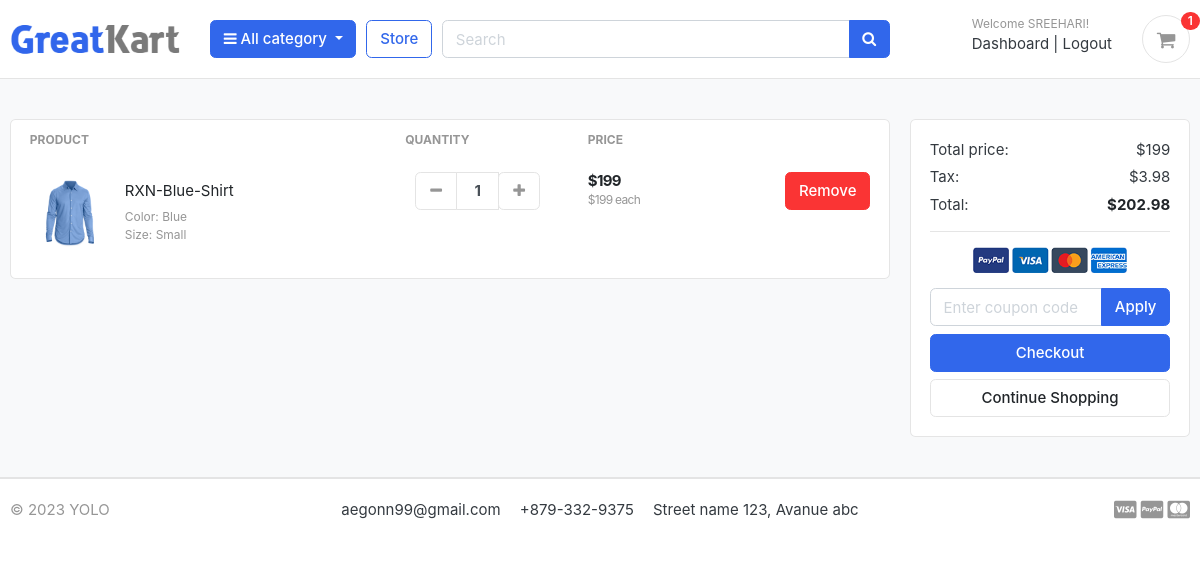
/cart/ (signed in), run on an earlier commit of the app's database.
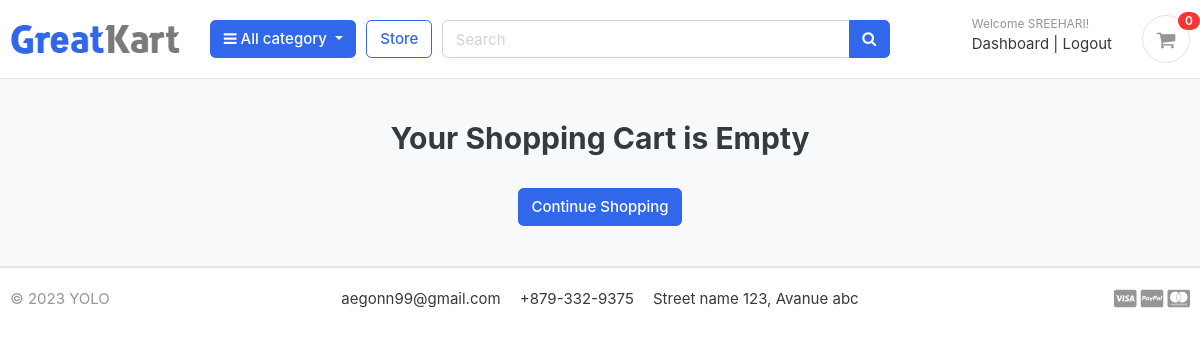
And on a later commit of the database.
### carts/models.py (models this page shows, shortened)
class CartItem(models.Model):
    user = models.ForeignKey(Account, on_delete=models.CASCADE, null=True)
    product = models.ForeignKey(Product, on_delete=models.CASCADE)
    variations = models.ManyToManyField(Variation, blank=True)
    cart = models.ForeignKey(Cart, on_delete=models.CASCADE, null=True)
    quantity = models.IntegerField()
    is_active = models.BooleanField(default=True)
    def sub_total(self):
        return self.product.price*self.quantity

### store/models.py (models this page shows, shortened)
class Product(models.Model):
    product_name = models.CharField(max_length=200, unique=True)
    slug = models.SlugField(max_length=200, unique=True)
    description = models.TextField(max_length=500, blank=True)
    price = models.IntegerField()
    images = models.ImageField(upload_to='photos/products')
    stock = models.IntegerField()
    is_available = models.BooleanField()
    category = models.ForeignKey(Category, on_delete=models.CASCADE)
    created_date = models.DateTimeField(auto_now_add=True)
    modified_date = models.DateTimeField(auto_now_add=True)
    def get_url(self):
        return reverse('product_detail',args=[self.category.slug,self.slug])

class Variation(models.Model):
    variation_category_choice=(
        ('color','color'),
        ('size','size'),
    )
    product=models.ForeignKey(Product,on_delete=models.CASCADE)
    variation_category= models.CharField(max_length=100,choices=variation_category_choice)
    variation_value = models.CharField(max_length=100)
    is_active = models.BooleanField(default=True)
    created_date=models.DateTimeField(auto_now=True)
    objects=VariationManager()

### carts/views.py (the view, shortened to what this page needs)
# urls.py: path('cart/', include('carts.urls')),
def cart(request,total=0, quantity =0 , cart_items=None):
    coupon_obj=None
    try:
        tax=0
        grand_total=0
        if request.user.is_authenticated:
            cart_items=CartItem.objects.filter(user=request.user,is_active=True)
        else:
            cart= Cart.objects.get(cart_id=_cart_id(request))
            cart_items=CartItem.objects.filter(cart=cart,is_active=True)
        for cart_item in cart_items:
            product = Product.objects.get(pk = cart_item.product.id)
            if product.stock<cart_item.quantity:
                cart_item.delete()
                return redirect('cart')
            else:
                total+=(cart_item.product.price * cart_item.quantity)
                quantity+= cart_item.quantity
        tax = (0.02)*(total)
        grand_total=total+tax
    except ObjectDoesNotExist:
        pass
    context={
        'total':total,
        'quantity':quantity,
        'cart_items':cart_items,
        'tax':tax,
        'coupon_obj':coupon_obj,
        'grand_total':grand_total,
    }
    return render(request,'store/cart.html',context)

### carts/context_processors.py (called while the page is built)
def counter(request):
    cart_count = 0
    if 'admin' in request.path:
        return {}
    else:
        try:
            cart = Cart.objects.filter(cart_id=_cart_id(request))
            if request.user.is_authenticated:
                cart_items = CartItem.objects.all().filter(user=request.user)
            else:
                cart_items = CartItem.objects.all().filter(cart=cart[:1])
            for cart_item in cart_items:
                cart_count += cart_item.quantity
        except Cart.DoesNotExist:
            cart_count = 0
    return dict(cart_count=cart_count)

### carts/views.py (called while the page is built)
def _cart_id(request):
    cart=request.session.session_key
    if not cart:
        cart = request.session.create()
    return cart

### category/context_processors.py (called while the page is built)
def menu_links(request):
    links = Category.objects.all()
    return dict(links=links)

### category/models.py (called while the page is built)
    def get_url(self):
            return reverse('products_by_category',args=[self.slug])

### templates/store/cart.html (shortened to what the changed rows need)
{% extends "base.html" %} {% load static %} {% block content %}
<section class="section-content padding-y bg">
  <div class="container">
    {% if not cart_items %}
    <h2 class="text-center">Your Shopping Cart is Empty</h2>
    <br>
    <div class="text-center">
      <a href="{% url 'store' %}" class="btn btn-primary">Continue Shopping</a>
    </div>
    {% else %}
    <div class="row">
      <aside class="col-lg-9">
        <div class="card">
          <table class="table table-borderless table-shopping-cart">
            <thead class="text-muted">
              <tr class="small text-uppercase">
                <th scope="col">Product</th>
                <th scope="col" width="120">Quantity</th>
                <th scope="col" width="120">Price</th>
                <th scope="col" class="text-right" width="200"></th>
              </tr>
            </thead>
            <tbody>
              {% for cart_item in cart_items %}
              <tr>
                <td>
                  <figure class="itemside align-items-center">
                    <div class="aside">
                      <img src="{{cart_item.product.images.url}}" class="img-sm" />
                    </div>
                    <figcaption class="info">
                      <a href="{{ cart_item.product.get_url }} "
                        class="title text-dark">{{cart_item.product.product_name}}</a>
                      <p class="text-muted small">
                        {% if cart_item.variations.all %}
                        {% for item in cart_item.variations.all %}
                        {{item.variation_category|capfirst}}: {{item.variation_value|capfirst}}<br />
                        {% endfor %}
                        {% endif %}
                      </p>
                    </figcaption>
                  </figure>
                </td>
                <td>
                  <div class="col">
                    <div class="input-group input-spinner">
                      <div class="input-group-prepend">
                        <a href="{% url 'remove_cart' cart_item.product.id cart_item.id %}" class="btn btn-light"
                          type="button" id="button-plus">
                          <i class="fa fa-minus"></i>
                        </a>
                      </div>
                      <input type="text" class="form-control" value="{{cart_item.quantity}}" />
                      <div class="input-group-append">
                        <form action="{% url 'add_cart' cart_item.product.id %}" method="POST">
                          <button type="submit" class="btn btn-light" type="button" id="button-minus">
                            <i class="fa fa-plus"></i>
                          </button>
                        </form>
                      </div>
                    </div>
                  </div>
                </td>
                <td>
                  <div class="price-wrap">
                    <var class="price">${{cart_item.sub_total}}</var>
                    <small class="text-muted"> ${{cart_item.product.price}} each </small>
                  </div>
                </td>
                <td class="text-right">
                  <a href="{% url 'remove_cart_item' cart_item.product.id cart_item.id %}"
                    onclick="return confirm('Are you sure you want to delete this item?')" class="btn btn-danger">
                    Remove</a>
                </td>
              </tr>
              {% endfor %}
            </tbody>
          </table>
        </div>
      </aside>
      <aside class="col-lg-3">
        <div class="card">
          <div class="card-body">
            <dl class="dlist-align">
              <dt>Total price:</dt>
              <dd class="text-right">${{total}}</dd>
            </dl>
            <dl class="dlist-align">
              <dt>Tax:</dt>
              <dd class="text-right">${{tax}}</dd>
            </dl>
            <dl class="dlist-align">
              <dt>Total:</dt>
              <dd class="text-right text-dark b"><strong>${{grand_total| floatformat:2}}</strong></dd>
            </dl>
            <hr />
            <p class="text-center mb-3">
              <img src="{% static './images/misc/payments.png'%}" height="26" />
            </p>
          <form method="POST" >
            <div class="input-group">
              <input type="text" name="coupon" class="form-control" placeholder="Enter coupon code">
              <div class="input-group-append">
                <button class="btn btn-primary mb-2" type="submit">
                  <span>Apply</span>
                </button>
              </div>
            </div>
          </form>
            <a href="{% url 'checkout' %}" class="btn btn-primary btn-block">
              Checkout
            </a>
            <a href="{% url 'store' %}" class="btn btn-light btn-block">Continue Shopping</a>
          </div>
        </div>
      </aside>
    </div>
    {% endif %}
  </div>
</section>
{% endblock %}

### templates/includes/navbar.html (shortened to what this page needs)
{% load static %}
<header class="section-header">
  <section class="header-main border-bottom">
    <div class="container">
      <div class="row align-items-center">
        <div class="col-lg-2 col-md-3 col-6">
          <a href="{% url 'home' %}" class="brand-wrap">
            <img class="logo" src="{% static './images/logo.png' %}">
          </a>
        </div>
        <div class="col-lg col-sm col-md col-6 flex-grow-0">
          <div class="category-wrap dropdown d-inline-block float-right">
            <button type="button" class="btn btn-primary dropdown-toggle" data-toggle="dropdown">
              <i class="fa fa-bars"></i> All category
            </button>
          </div>
        </div>
        <a href="{% url 'store' %}" class="btn btn-outline-primary">Store</a>
        <div class="col-lg  col-md-6 col-sm-12 col">
          <form action="{% url 'search' %}" class="search" method='GET'>
            <div class="input-group w-100">
              <input type="text" class="form-control" style="width:60%;" placeholder="Search" name="keyword" required>
              <div class="input-group-append">
                <button class="btn btn-primary" type="submit">
                  <i class="fa fa-search"></i>
                </button>
              </div>
            </div>
          </form>
        </div>
        <div class="col-lg-3 col-sm-6 col-8 order-2 order-lg-3">
          <div class="d-flex justify-content-end mb-3 mb-lg-0">
            {% if user.id is None %}
            <div class="widget-header">
              <small class="title text-muted">Welcome guest!</small>
              <div>
                <a href="{% url 'login' %}">Sign in</a> <span class="dark-transp"> | </span>
                <a href="{% url 'register' %}"> Register</a>
              </div>
            </div>
            {% else %}
            <div class="widget-header">
              <small class="title text-muted">Welcome {{user.first_name}}!</small>
              <div>
                <a href="{% url 'dashboard' %}">Dashboard</a> <span class="dark-transp"> | </span>
                <a href="{% url 'logout' %}"> Logout</a>
              </div>
            </div>
            {% endif %}
            <a href="{% url 'cart' %}" class="widget-header pl-3 ml-3">
              <div class="icon icon-sm rounded-circle border"><i class="fa fa-shopping-cart"></i></div>
              <span class="badge badge-pill badge-danger notify">{{cart_count}}</span>
            </a>
          </div>
        </div>
      </div>
    </div>
  </section>
</header>

What changed in the data, as far as the page shows it:
removed CartItem: product.images (picture), product.product_name "RXN-Blue-Shirt", quantity "1", sub_total "199", product.price "199"
no longer on this page (row unchanged): Variation: variation_category "Color", variation_value "Blue"
no longer on this page (row unchanged): Variation: variation_category "Size", variation_value "Small"
Also different on the page:
{{ cart_count }}: "1" → "0"
{{ total }}: "199" → (not shown)
{{ tax }}: "3.98" → (not shown)
{{ grand_total| floatformat:2 }}: "202.98" → (not shown)
text no longer shown: "PRODUCT QUANTITY PRICE Total price: $ Tax: $ Total: $ Apply Checkout"
text now shown: "Your Shopping Cart is Empty"
